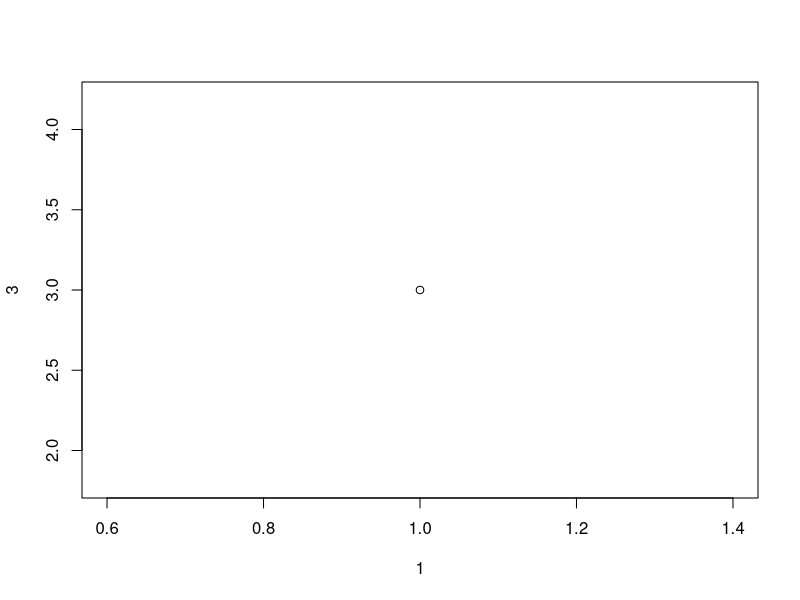
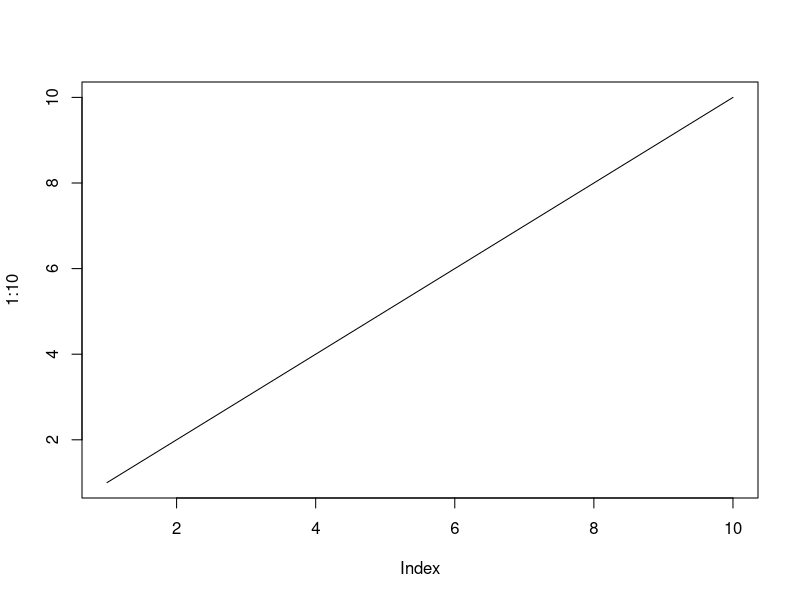
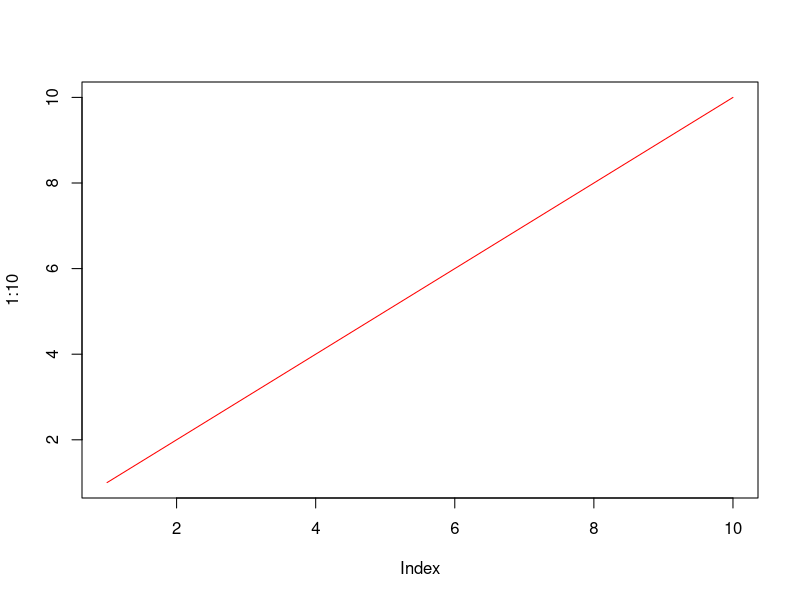
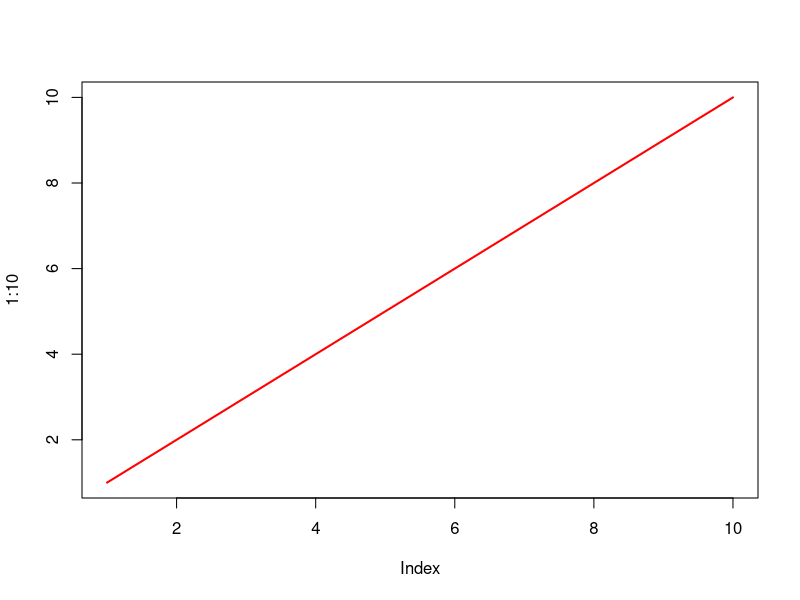
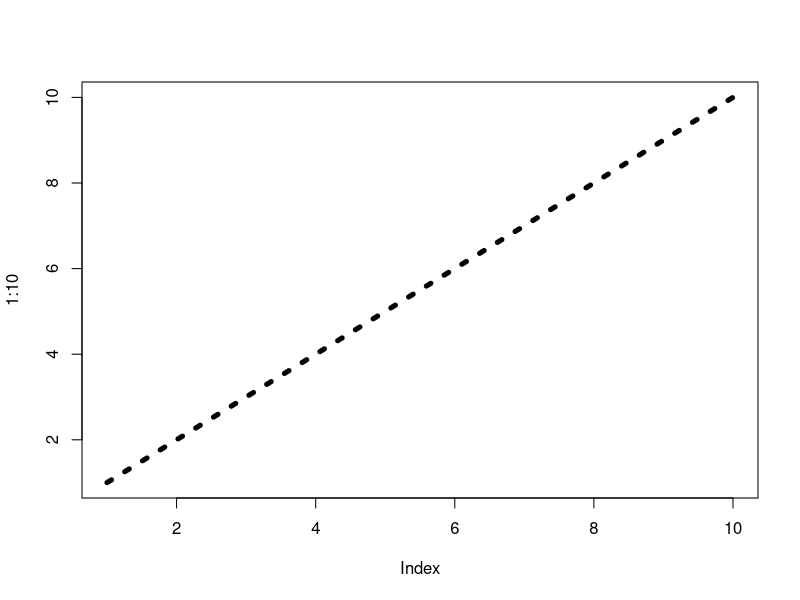
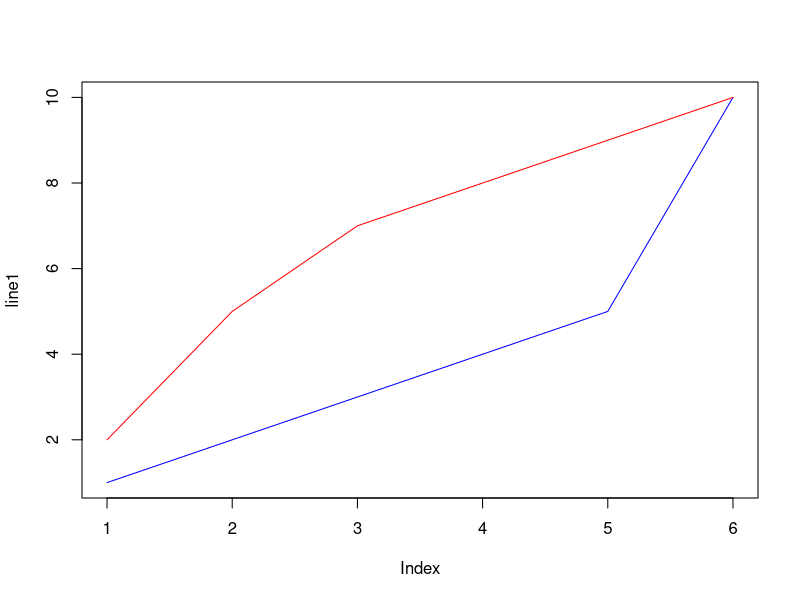

The R source for these figures, in order:

plot(1, 3)
plot(1:10, type = "l")
plot(1:10, type = "l", col = "red")
plot(1:10, type ="l", lwd = 2, col = "red")

plot(1:10, type="l", lwd=5, lty=3)


line1 <- c(1, 2, 3, 4, 5, 10)
line2 <- c(2, 5, 7, 8, 9, 10)

plot(line1, type = "l", col = "blue")
lines(line2, type="l", col = "red")